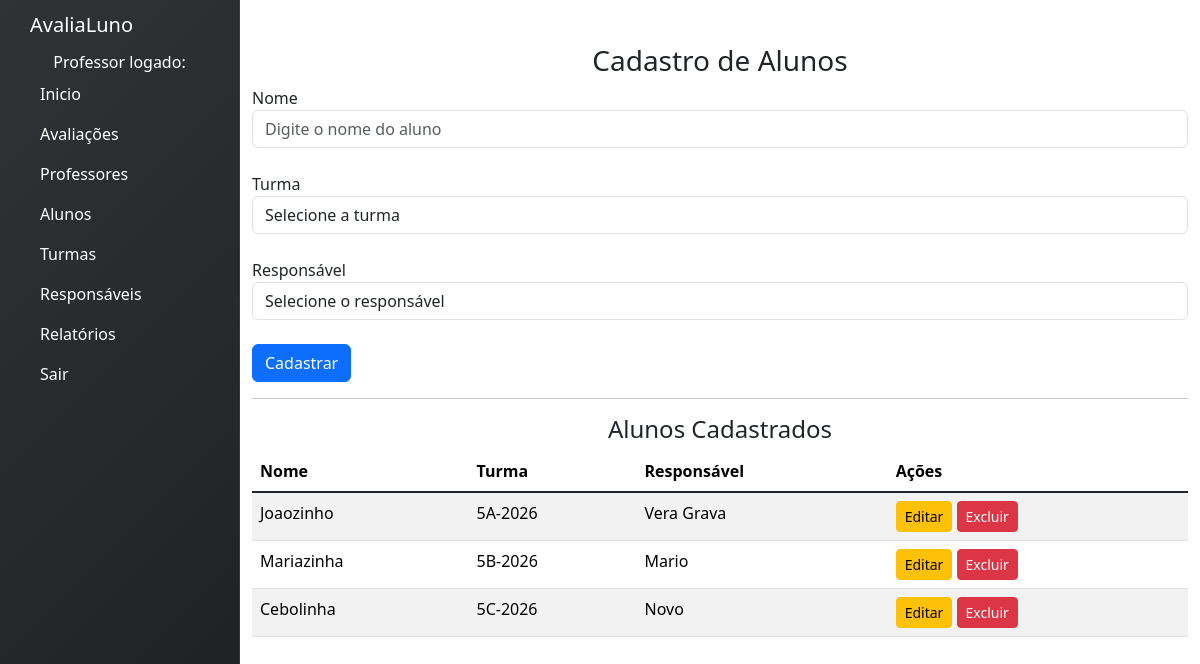
Before: /alunos with the older database file.
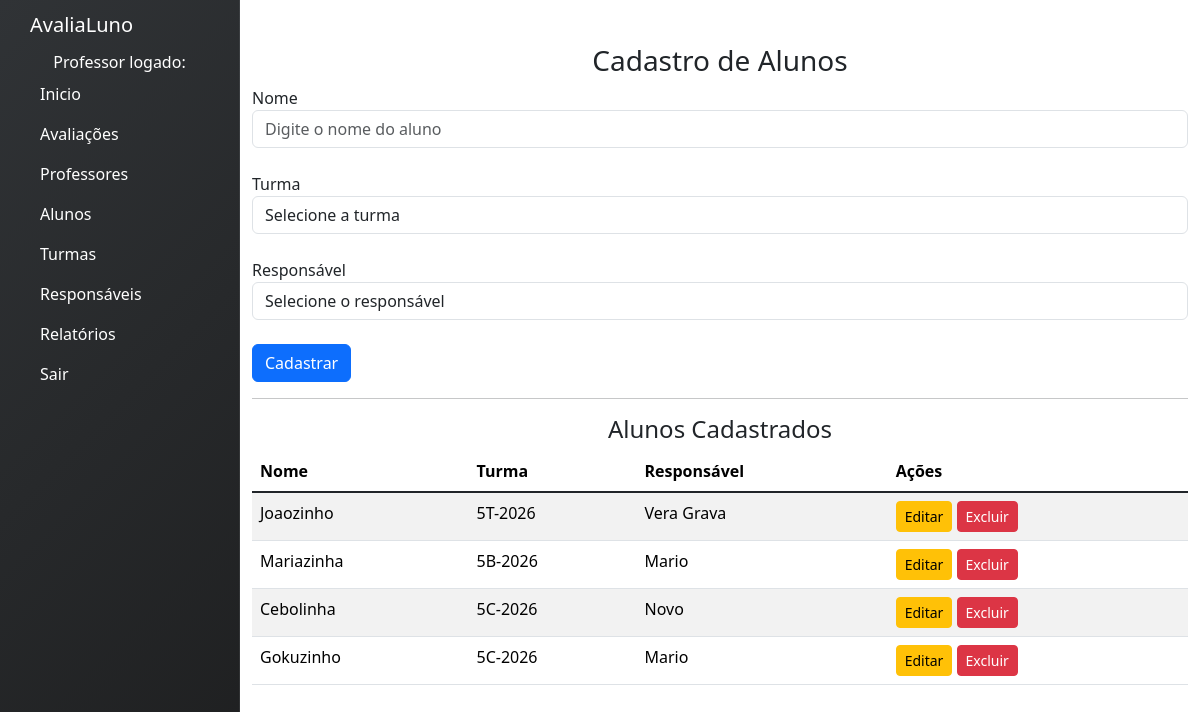
After: the same page with the newer database file.
### avaliacoes/models.py (models this page shows, shortened)
class Aluno(models.Model):
    nome = models.CharField(max_length=100)
    turma = models.ForeignKey(Turma, on_delete=models.PROTECT)
    responsavel = models.ForeignKey(Responsavel, on_delete=models.PROTECT)
    class Meta:
        verbose_name = "Aluno"
        verbose_name_plural = "Alunos"

class Turma(models.Model):
    nome = models.CharField(max_length=100)
    class Meta:
        verbose_name = "Turma"
        verbose_name_plural = "Turmas" # Define o nome plural personalizado

class Responsavel(models.Model):
    nome = models.CharField(max_length=100)
    email = models.EmailField()
    class Meta:
        verbose_name = "Responsável"
        verbose_name_plural = "Responsáveis" # Define o nome plural personalizado

### avaliacoes/views.py (the view, shortened to what this page needs)
# urls.py: path('alunos', views.alunos, name='alunos'),
def alunos(request):
    lista_alunos = Aluno.objects.select_related('turma', 'responsavel').all()
    lista_turmas = Turma.objects.all()
    lista_responsaveis = Responsavel.objects.all()
    return render(
        request,
        'alunos.html',
        {
            'lista_alunos': lista_alunos,
            'lista_turmas': lista_turmas,
            'lista_responsaveis': lista_responsaveis
        }
    )

### avaliacoes/templates/alunos.html (shortened to what this page needs)
{% extends 'base.html' %}
{% block content %}
<h3 class="text-center">Cadastro de Alunos</h3>
<form method="POST">
  <div class="form-group">
    <label>Nome</label>
    <input
      type="text"
      name="nome"
      id="nome"
      class="form-control"
      placeholder="Digite o nome do aluno"
      required
    >
  </div>
  <br>
  <div class="form-group">
    <label>Turma</label>
    <select name="turma" id="turma" class="form-control" required>
      <option value="">Selecione a turma</option>
    </select>
  </div>
  <br>
  <div class="form-group">
    <label>Responsável</label>
    <select name="responsavel" id="responsavel" class="form-control" required>
      <option value="">Selecione o responsável</option>
    </select>
  </div>
  <br>
  <button type="submit" name="salvar_aluno" id="btnSalvar" class="btn btn-primary">Cadastrar</button>
</form>
<hr>
<h4 class="text-center">Alunos Cadastrados</h4>
<table class="table table-striped">
  <thead>
    <tr>
      <th>Nome</th>
      <th>Turma</th>
      <th>Responsável</th>
      <th>Ações</th>
    </tr>
  </thead>
  <tbody>
    {% for aluno in lista_alunos %}
      <tr>
        <td>{{ aluno.nome }}</td>
        <td>{{ aluno.turma.nome }}</td>
        <td>{{ aluno.responsavel.nome }}</td>
        <td>
          <button class="btn btn-sm btn-warning"
            onclick="editarAluno(
              '{{ aluno.id }}',
              '{{ aluno.nome }}',
              '{{ aluno.turma.id }}',
              '{{ aluno.responsavel.id }}'
            )">
            Editar
          </button>
          <button class="btn btn-sm btn-danger"
            onclick="abrirModalExcluir('{{ aluno.id }}')">
            Excluir
          </button>
        </td>
      </tr>
    {% empty %}
      <tr>
        <td colspan="4" class="text-center">Nenhum aluno cadastrado</td>
      </tr>
    {% endfor %}
  </tbody>
</table>
{% endblock %}

### avaliacoes/templates/base.html (shortened to what this page needs)
{% load static %}
<!DOCTYPE html>
<html lang="pt-br">
<head>
    <link href="https://cdn.jsdelivr.net/npm/bootstrap@5.1.3/dist/css/bootstrap.min.css" rel="stylesheet">
    <link link rel="stylesheet" type="text/css" href="{% static 'base.css' %}"/>
</head>
<body>
    <div class="sidebar-container">
        <div class="sidebar-logo">AvaliaLuno</div>
        <div><center>Professor logado: {{ user.username }}</center></div>
        <ul class="sidebar-navigation">
          <li>
            <a href="{% url 'menu' %}">
               Inicio
            </a>
          </li>
          <li>
            <a href="{% url 'avaliacoes' %}">
               Avaliações
            </a>
          </li>
          <li>
            <a href="{% url 'professores' %}">
               Professores
            </a>
          </li>
          <li>
            <a href="{% url 'alunos' %}">
               Alunos
            </a>
          </li>
          <li>
            <a href="{% url 'turmas' %}">
               Turmas
            </a>
          </li>
          <li>
            <a href="{% url 'responsaveis' %}">
               Responsáveis
            </a>
          </li>
          <li>
            <a href="{% url 'relatorios' %}">
               Relatórios
            </a>
          </li>
          <li>
            <a href="{% url 'index' %}">
               Sair
            </a>
          </li>
        </ul>
      </div>
      dashboard
      <div class="content-container">
        <div class="container-fluid">
          {% block content %}
          {% endblock %}
        </div>
      </div>
<link href="https://cdn.jsdelivr.net/npm/bootstrap@5.3.2/dist/css/bootstrap.min.css" rel="stylesheet">
</body>
</html>

### avaliacoes/static/base.css (style rules this page uses)
.sidebar-container { position: fixed; width: 240px; height: 100%; left: 0; overflow-x: hidden; overflow-y: auto; background: linear-gradient(135deg,#303336 0%,#1e1f20 100%); color: #fff; border-right: 1px solid rgba(255,255,255,0.06); }
.content-container { padding-top: 20px; }
.sidebar-logo { padding: 10px 15px 10px 30px; font-size: 20px; background-color: transparent; color: #fff; }
.sidebar-navigation { padding: 0; margin: 0; list-style-type: none; position: relative; }
.sidebar-navigation li { background-color: transparent; position: relative; display: inline-block; width: 100%; line-height: 20px; }
.sidebar-navigation li a { padding: 10px 15px 10px 30px; display: block; color: #fff; }
.sidebar-navigation li a { text-decoration: none; }
.sidebar-navigation li a { text-decoration: none; outline: none; }
.sidebar-navigation li::before { position: absolute; content: ''; height: 100%; left: 0; top: 0; -webkit-transition: width 0.2s ease-in; transition: width 0.2s ease-in; width: 3px; z-index: -1; }
.content-container { padding-left: 240px; }

Changed rows visible on the page:
changed through a linked row, Aluno "Joaozinho": turma.nome "5A-2026" → "5T-2026"
added Aluno: nome "Gokuzinho", turma.nome "5C-2026", responsavel.nome "Mario"
